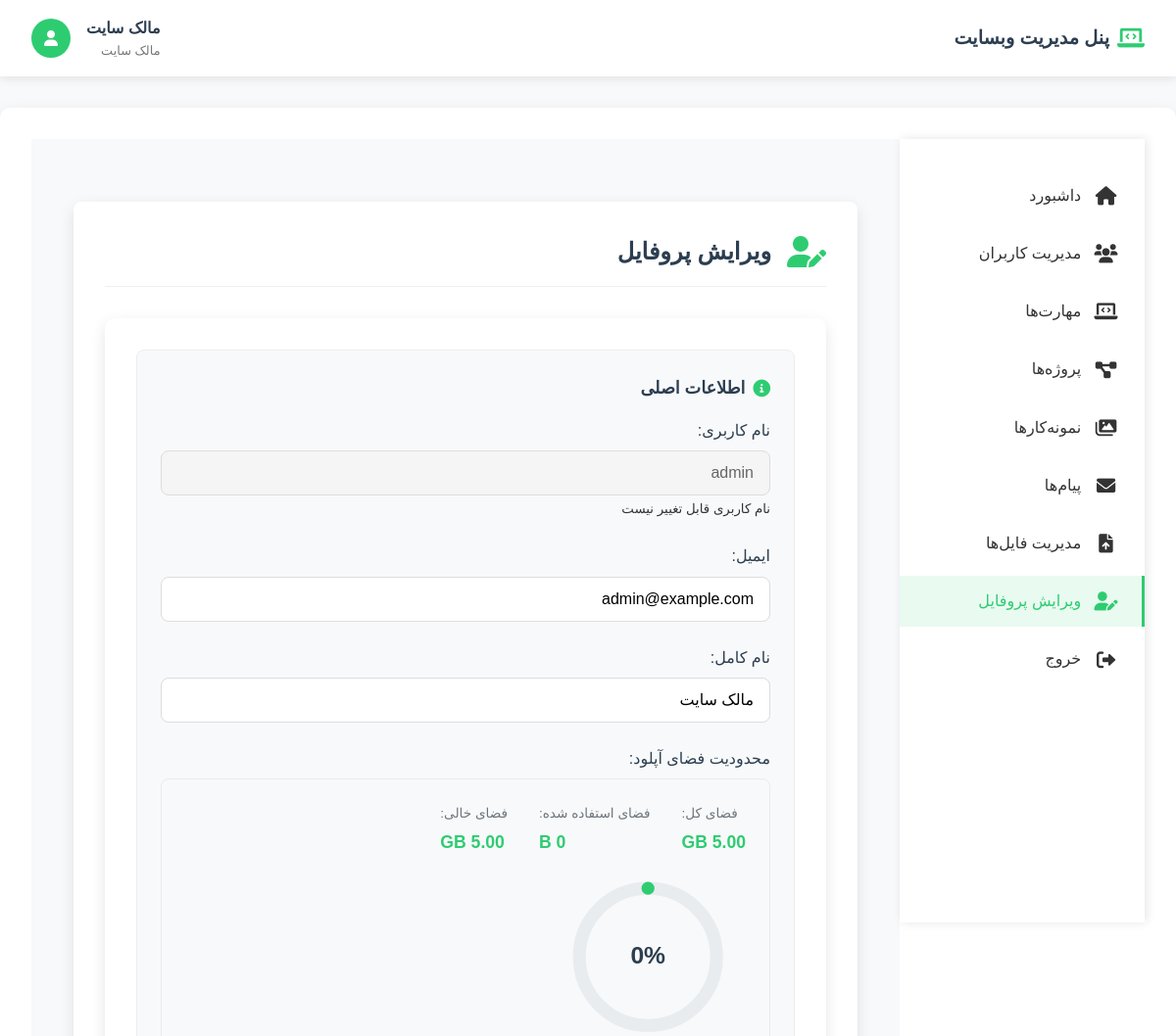
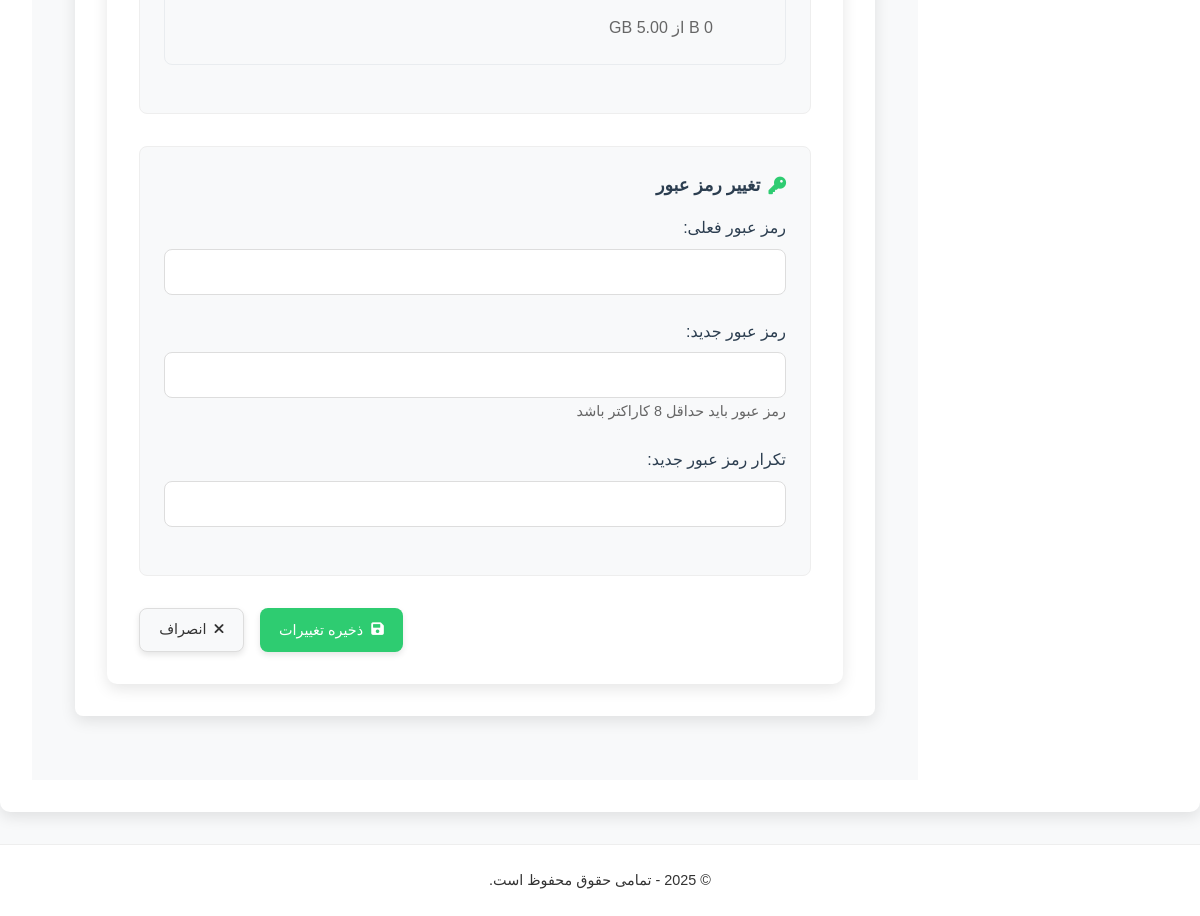
Screenshot of /admin/edit_profile.php (signed in) with the database file from the repository (2 pictures, top to bottom).
### tables this page shows
CREATE TABLE IF NOT EXISTS users (
    id INT AUTO_INCREMENT PRIMARY KEY,
    username VARCHAR(255) NOT NULL UNIQUE,
    email VARCHAR(255) NOT NULL UNIQUE,
    password VARCHAR(255) NOT NULL,
    full_name VARCHAR(255),
    role ENUM('owner', 'admin', 'user') DEFAULT 'user',
    status ENUM('active', 'inactive') DEFAULT 'active',
    last_login DATETIME,
    created_at DATETIME DEFAULT CURRENT_TIMESTAMP,
    upload_limit BIGINT DEFAULT 5368709120,  
    used_space BIGINT DEFAULT 0
);

### admin/edit_profile.php (the view, shortened to what this page needs)
<?php
require_once '../config/database.php';
try {
    $stmt = $pdo->prepare("SELECT * FROM users WHERE id = ?");
    $stmt->execute([$_SESSION['admin_id']]);
    $user = $stmt->fetch();
} catch (PDOException $e) {
    $error = 'خطا در دریافت اطلاعات کاربر';
    error_log("Database Error in edit_profile.php: " . $e->getMessage());
}
function formatFileSize($bytes) {
    if ($bytes >= 1073741824) {
        return number_format($bytes / 1073741824, 2) . ' GB';
    } elseif ($bytes >= 1048576) {
        return number_format($bytes / 1048576, 2) . ' MB';
    } elseif ($bytes >= 1024) {
        return number_format($bytes / 1024, 2) . ' KB';
    } else {
        return $bytes . ' B';
    }
}
?>
<!DOCTYPE html>
<html lang="fa" dir="rtl">
<head>
    <link rel="stylesheet" href="css/admin.css">
    <link rel="stylesheet" href="https://cdnjs.cloudflare.com/ajax/libs/font-awesome/6.0.0/css/all.min.css">
</head>
<body>
    <?php include 'includes/header.php'; ?>
    <div class="admin-container">
        <?php include 'includes/sidebar.php'; ?>
        <main class="admin-main">
            <div class="profile-container">
                <div class="profile-header">
                    <i class="fas fa-user-edit"></i>
                    <h1>ویرایش پروفایل</h1>
                </div>
                <form method="POST" class="admin-form">
                    <div class="form-section">
                        <h2 class="form-section-title">
                            <i class="fas fa-info-circle"></i>
                            اطلاعات اصلی
                        </h2>
                        <div class="form-group">
                            <label for="username">نام کاربری:</label>
                            <input type="text" id="username" value="<?php echo htmlspecialchars($user['username']); ?>" class="disabled-field" disabled>
                            <small class="text-muted">نام کاربری قابل تغییر نیست</small>
                        </div>
                        <div class="form-group">
                            <label for="email">ایمیل:</label>
                            <input type="email" id="email" name="email" value="<?php echo htmlspecialchars($user['email']); ?>" required>
                        </div>
                        <div class="form-group">
                            <label for="full_name">نام کامل:</label>
                            <input type="text" id="full_name" name="full_name" value="<?php echo htmlspecialchars($user['full_name']); ?>" required>
                        </div>
                        <div class="form-group">
                            <label>محدودیت فضای آپلود:</label>
                            <?php
                                $used_space = $user['used_space'];
                                $upload_limit = $user['upload_limit'];
                                $usage_percent = ($upload_limit > 0) ? ($used_space / $upload_limit) * 100 : 0;
                            ?>
                            <div class="storage-info">
                                <div class="storage-header">
                                    <div class="storage-stats">
                                        <div class="stat-item">
                                            <span class="stat-label">فضای کل:</span>
                                            <span class="stat-value"><?php echo formatFileSize($user['upload_limit']); ?></span>
                                        </div>
                                        <div class="stat-item">
                                            <span class="stat-label">فضای استفاده شده:</span>
                                            <span class="stat-value"><?php echo formatFileSize($user['used_space']); ?></span>
                                        </div>
                                        <div class="stat-item">
                                            <span class="stat-label">فضای خالی:</span>
                                            <span class="stat-value"><?php echo formatFileSize($user['upload_limit'] - $user['used_space']); ?></span>
                                        </div>
                                    </div>
                                </div>
                                <div class="storage-chart-container">
                                    <div class="storage-chart">
                                        <svg viewBox="0 0 36 36" class="circular-chart">
                                            <path class="circle-bg"
                                                d="M18 2.0845
                                                    a 15.9155 15.9155 0 0 1 0 31.831
                                                    a 15.9155 15.9155 0 0 1 0 -31.831"
                                            />
                                            <path class="circle"
                                                stroke-dasharray="<?php echo $usage_percent; ?>, 100"
                                                d="M18 2.0845
                                                    a 15.9155 15.9155 0 0 1 0 31.831
                                                    a 15.9155 15.9155 0 0 1 0 -31.831"
                                            />
                                            <text x="18" y="18" class="percentage" style="font-size: 0.35em;"><?php echo round($usage_percent, 1); ?>%</text>
                                        </svg>
                                        <div class="storage-usage">
                                            <?php echo formatFileSize($user['used_space']); ?> از <?php echo formatFileSize($user['upload_limit']); ?>
                                        </div>
                                    </div>
                                </div>
                            </div>
                        </div>
                    </div>
                    <div class="form-section">
                        <h2 class="form-section-title">
                            <i class="fas fa-key"></i>
                            تغییر رمز عبور
                        </h2>
                        <div class="form-group">
                            <label for="current_password">رمز عبور فعلی:</label>
                            <input type="password" id="current_password" name="current_password">
                        </div>
                        <div class="form-group">
                            <label for="new_password">رمز عبور جدید:</label>
                            <input type="password" id="new_password" name="new_password">
                            <small class="password-requirements">رمز عبور باید حداقل 8 کاراکتر باشد</small>
                        </div>
                        <div class="form-group">
                            <label for="confirm_password">تکرار رمز عبور جدید:</label>
                            <input type="password" id="confirm_password" name="confirm_password">
                        </div>
                    </div>
                    <div class="form-actions">
                        <button type="submit" class="primary-btn">
                            <i class="fas fa-save"></i>
                            ذخیره تغییرات
                        </button>
                        <a href="index.php" class="secondary-btn">
                            <i class="fas fa-times"></i>
                            انصراف
                        </a>
                    </div>
                </form>
            </div>
        </main>
    </div>
    <?php include 'includes/footer.php'; ?>
</body>
</html>

### admin/css/admin.css (style rules this page uses)
:root { --primary-color: #2ecc71; --secondary-color: #27ae60; --dark-color: #2c3e50; --light-color: #ecf0f1; --text-color: #333; --box-shadow: 0 5px 15px rgba(0,0,0,0.1); --button-shadow: 0 3px 6px rgba(0,0,0,0.1); --transition: all 0.3s ease; }
* { margin: 0; padding: 0; box-sizing: border-box; font-family: 'Vazir', sans-serif; direction: rtl; }
body { background-color: #f8f9fa; color: var(--text-color); line-height: 1.6; }
.admin-container { display: flex; min-height: 100vh; }
.admin-main { flex: 1; padding: 2rem; background-color: #f8f9fa; }
.admin-container { background-color: #fff; border-radius: 10px; box-shadow: var(--box-shadow); padding: 2rem; margin-bottom: 2rem; }
.primary-btn, .danger-btn, .edit-btn, .secondary-btn { padding: 0.6rem 1.2rem; border-radius: 8px; font-size: 0.9rem; border: none; cursor: pointer; display: inline-flex; align-items: center; gap: 0.5rem; transition: var(--transition); text-decoration: none; box-shadow: var(--button-shadow); }
.primary-btn { background-color: var(--primary-color); color: white; }
.secondary-btn { background-color: #f8f9fa; color: var(--text-color); border: 1px solid #ddd; }
.admin-form { background-color: #fff; border-radius: 10px; box-shadow: var(--box-shadow); padding: 2rem; }
.form-group { margin-bottom: 1.5rem; }
.form-group label { display: block; margin-bottom: 0.5rem; font-weight: 500; color: var(--dark-color); }
.form-group input[type="text"], .form-group input[type="number"], .form-group input[type="email"], .form-group input[type="password"], .form-group select, .form-group textarea { width: 100%; padding: 0.8rem 1rem; border: 1px solid #ddd; border-radius: 8px; font-size: 1rem; transition: var(--transition); }
.form-actions { display: flex; justify-content: flex-end; gap: 1rem; margin-top: 1.5rem; }
.percentage { font-size: 0.9rem; color: var(--primary-color); font-weight: bold; }

### admin/edit_profile.php (style rules this page uses)
.profile-container { max-width: 800px; margin: 2rem auto; background: white; border-radius: 8px; box-shadow: var(--box-shadow); padding: 2rem; }
.profile-header { display: flex; align-items: center; gap: 1rem; margin-bottom: 2rem; padding-bottom: 1rem; border-bottom: 1px solid #eee; }
.profile-header i { font-size: 2rem; color: var(--primary-color); }
.profile-header h1 { margin: 0; font-size: 1.5rem; color: var(--dark-color); }
.form-section { margin-bottom: 2rem; padding: 1.5rem; border: 1px solid #eee; border-radius: 8px; background: #f8f9fa; }
.form-section-title { margin: 0 0 1rem 0; font-size: 1.1rem; color: var(--dark-color); display: flex; align-items: center; gap: 0.5rem; }
.form-section-title i { color: var(--primary-color); }
.disabled-field { background-color: #f5f5f5; cursor: not-allowed; color: #666; }
.password-requirements { font-size: 0.9rem; color: #666; margin-top: 0.5rem; }
.form-actions { display: flex; justify-content: flex-end; gap: 1rem; margin-top: 2rem; }
.storage-info { background: #f8f9fa; padding: 1.5rem; border-radius: 8px; margin-top: 0.5rem; border: 1px solid #e9ecef; }
.storage-header { display: flex; justify-content: space-between; align-items: flex-start; margin-bottom: 1.5rem; }
.storage-stats { display: flex; gap: 2rem; }
.stat-item { display: flex; flex-direction: column; align-items: flex-end; }
.stat-label { font-size: 0.85rem; color: #6c757d; margin-bottom: 0.25rem; }
.stat-value { font-size: 1.1rem; font-weight: 600; color: var(--primary-color); }
.storage-chart-container { display: flex; align-items: center; gap: 2rem; }
.storage-chart { flex-shrink: 0; width: 200px; height: 200px; display: flex; flex-direction: column; align-items: center; gap: 0.5rem; }
.circular-chart { display: block; margin: 0 auto; max-width: 100%; }
.percentage { fill: var(--dark-color); font-size: 0.45em; text-anchor: middle; dominant-baseline: middle; font-weight: 600; }
.storage-usage { font-size: 1rem; color: #666; text-align: center; font-weight: 500; margin-top: 0.5rem; }

### rows the page displays
users: username "admin", email "admin@example.com", full_name "مالک سایت", upload_limit "5.00 GB", used_space "0 B", formatFileSize($user['upload_limit'] - $user['used_space']) "5.00 GB", used_space "0"

### other values shown
$_SESSION['admin_fullname'] "مالک سایت"
$role_names[$_SESSION['admin_role']] "مالک سایت"
